Frame 1 (no input): blank canvas, image omitted
Frame 60 (the mouse pressed at the canvas centre just before this capture): blank canvas, image omitted
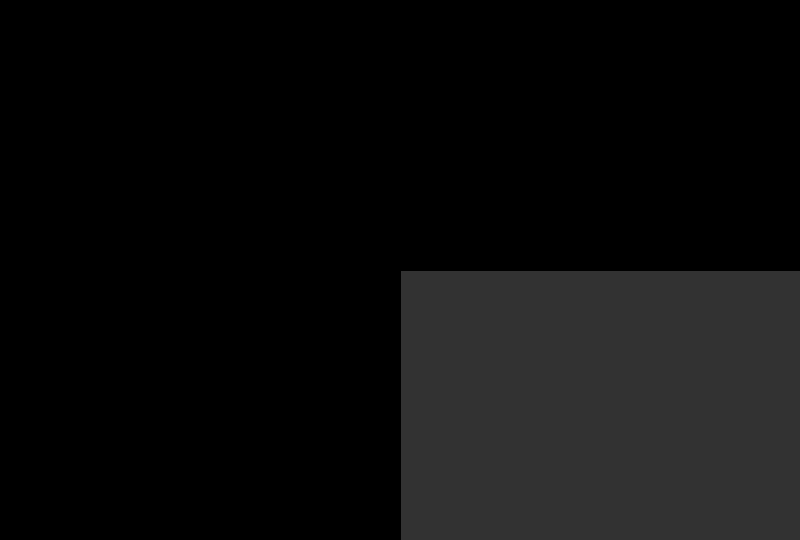
Frame 120 (the mouse held since frame 60 and released just before this capture)

The Processing sketch whose frames 1 and 60 were blank and that drew this single picture after the mouse press (run headless with seeded random() and noise(); from frame 60 on, the mouse is pressed at the canvas centre):

// Processing sketch: mousepaintvariedsizelocation
// ── mousepaintvariedsizelocation.pde
void setup()
{
  size (800,540);
  background (0);
}

void draw()
{
   int col=mouseX;
   int row= mouseY;
   for(int i=0; i<=50; i++)
   { 
   fill(i);
   }
   rect(col,row, col,row);
   
}
